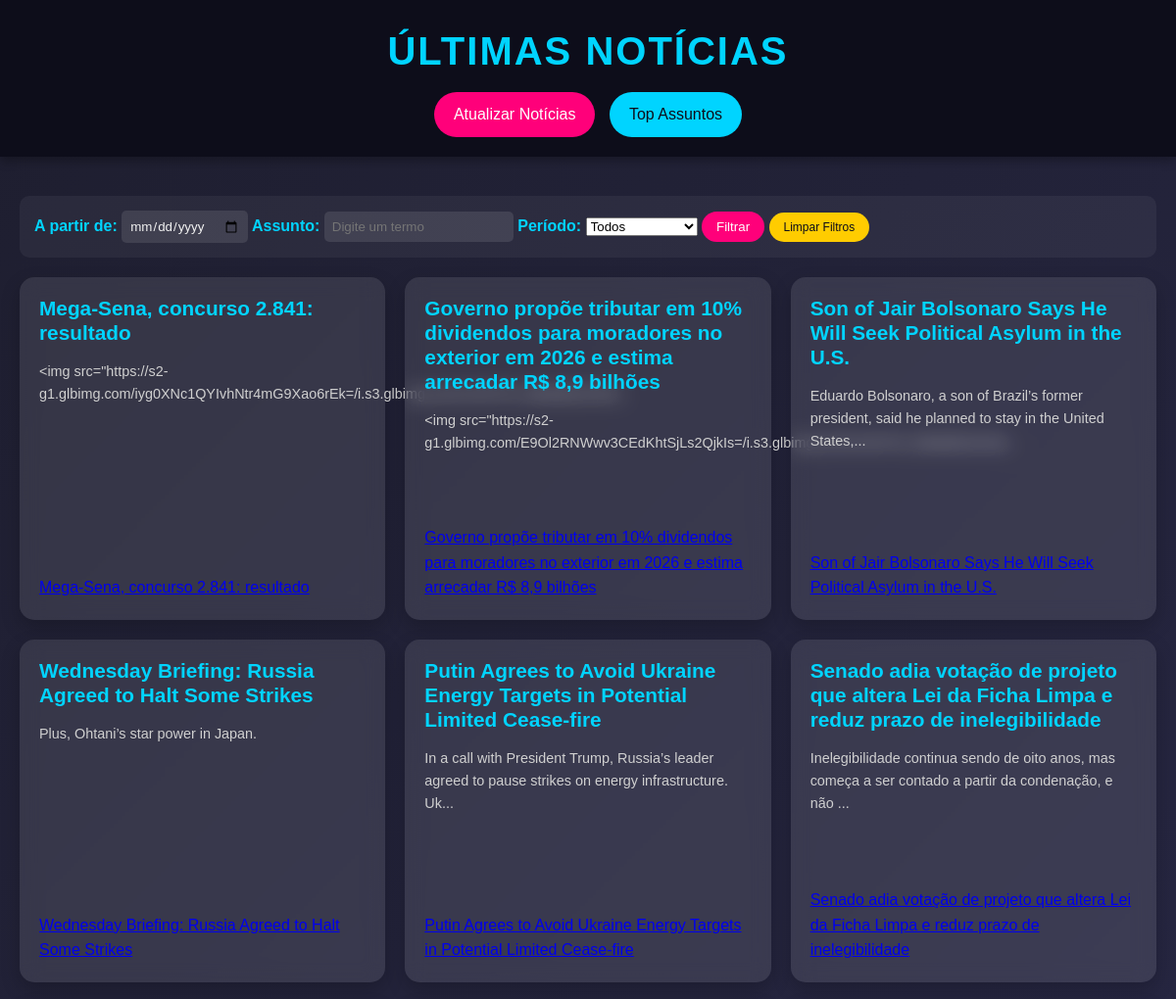
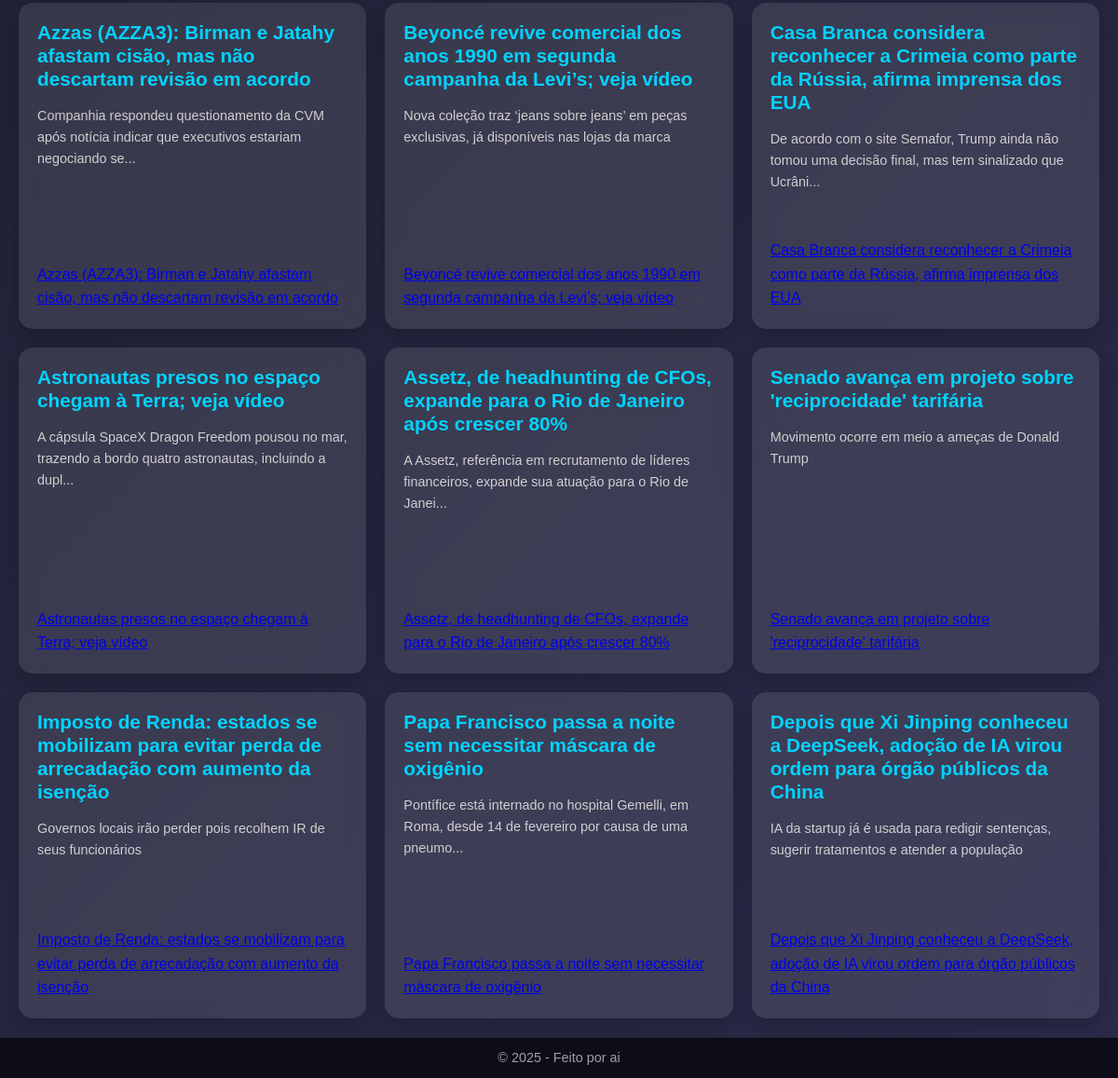
Before: / with the older database file (2 pictures, top to bottom).
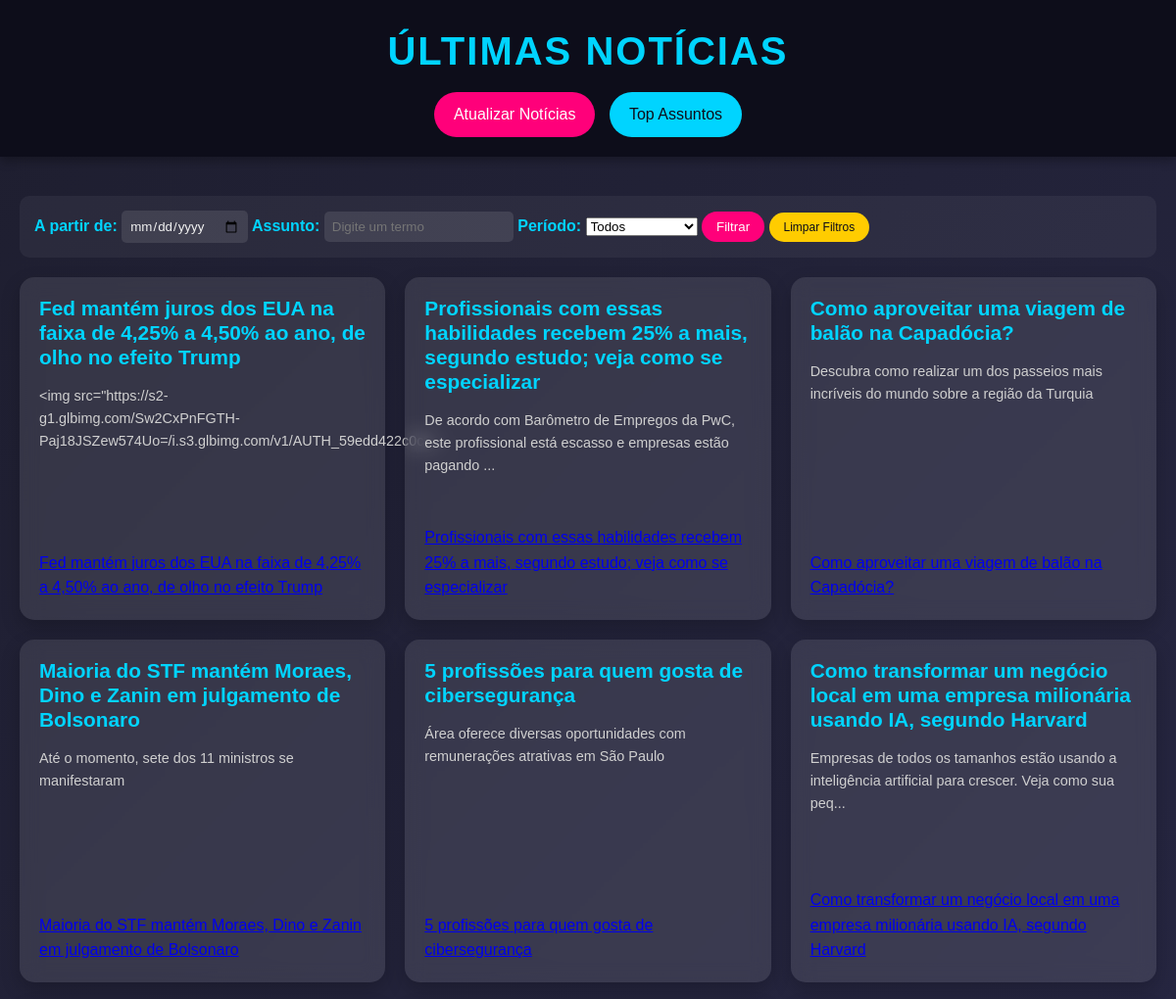
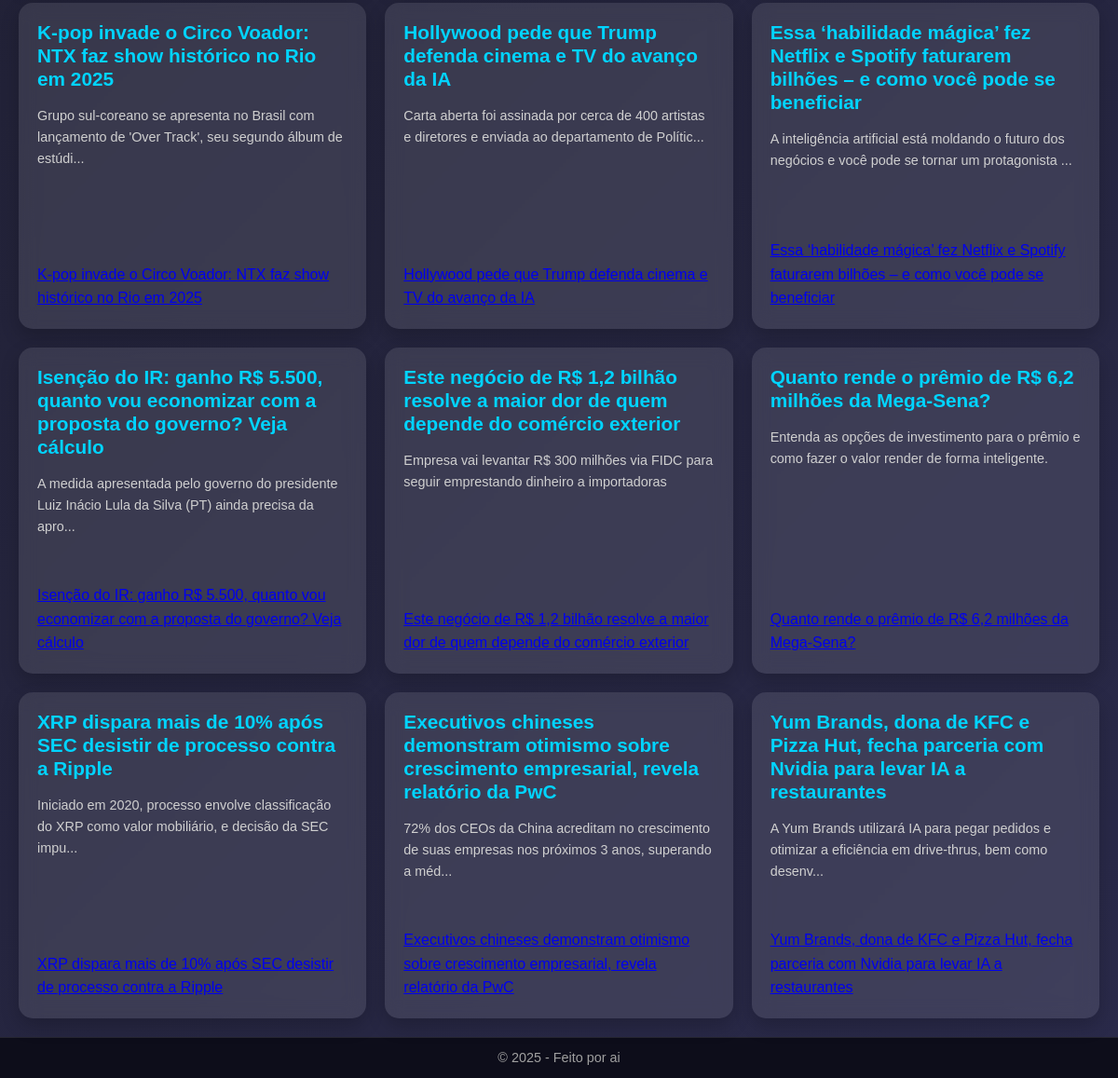
After: the same page with the newer database file (2 pictures, top to bottom).
### app/models.py (models this page shows)
class Noticia(db.Model):
    __tablename__ = 'Noticia'
    id = db.Column(db.Integer, primary_key=True)
    titulo = db.Column(db.String(200), nullable=False)
    conteudo = db.Column(db.Text, nullable=False)
    url = db.Column(db.String(500), unique=True, nullable=False)
    data_publicacao = db.Column(db.DateTime, nullable=False)

### app/routes.py (the view, shortened to what this page needs)
@bp.route('/', methods=['GET'])
def index():
    data_filtro = request.args.get('data', None)
    assunto_filtro = request.args.get('assunto', None)
    periodo = request.args.get('periodo', None)
    query = Noticia.query
    if data_filtro:
        try:
            data = datetime.strptime(data_filtro, '%Y-%m-%d')
            query = query.filter(db.func.date(Noticia.data_publicacao) >= data.date())
        except ValueError:
            pass
    if periodo == 'semana':
        data_inicio = datetime.now() - timedelta(days=7)
        query = query.filter(Noticia.data_publicacao >= data_inicio)
    elif periodo == 'mes':
        data_inicio = datetime.now() - timedelta(days=30)
        query = query.filter(Noticia.data_publicacao >= data_inicio)
    noticias = query.order_by(Noticia.data_publicacao.desc()).limit(15).all()
    return render_template('index.html', noticias=noticias)

### app/templates/index.html (shortened to what this page needs)
<!DOCTYPE html>
<html lang="pt-br">
<head>
    <link rel="stylesheet" href="{{ url_for('static', filename='styles.css') }}">
</head>
<body>
    <header>
        <h1>Últimas Notícias</h1>
        <a href="/atualizar" class="btn-atualizar">Atualizar Notícias</a>
        <a href="/dashboard" class="btn-dashboard">Top Assuntos</a>
    </header>
        <main>
        <section class="filtro-container">
            <form method="GET" action="/">
                <label for="data">A partir de:</label>
                <input type="date" id="data" name="data">
                <label for="assunto">Assunto:</label>
                <input type="text" id="assunto" name="assunto" placeholder="Digite um termo">
                <label for="periodo">Período:</label>
                <select id="periodo" name="periodo">
                    <option value="">Todos</option>
                </select>
                <button type="submit" class="btn-filtrar">Filtrar</button>
                <a href="/" class="btn-limpar">Limpar Filtros</a>
            </form>
        </section>
        <section class="noticias-container">
            {% for noticia in noticias %}
                <article class="noticia-card">
                    <h2>{{ noticia.titulo }}</h2>
                    <p>{{ noticia.conteudo[:100] + '...' if noticia.conteudo|length > 100 else noticia.conteudo }}</p>
                    <a href="{{ url_for('main.noticia_detalhe', id=noticia.id) }}">{{ noticia.titulo }}</a>                </article>
            {% endfor %}
        </section>
    </main>
    <footer>
        <p>© 2025 - Feito por ai</p>
    </footer>
</body>
</html>

Changed rows visible on the page:
no longer on this page (row unchanged): Noticia: titulo "Mega-Sena, concurso 2.841: resultado", conteudo "<img src=\"https://s2-g1.glbimg.com/iyg0XNc1QYIvhNtr4mG9Xao6rEk=/i.s3.glbimg.com/v1/AUTH_59edd422c0c8..."
no longer on this page (row unchanged): Noticia: titulo "Governo propõe tributar em 10% dividendos para moradores no exterior em 2026 e estima arrecadar R$ 8,9 bilhões", conteudo "<img src=\"https://s2-g1.glbimg.com/E9Ol2RNWwv3CEdKhtSjLs2QjkIs=/i.s3.glbimg.com/v1/AUTH_59edd422c0c8..."
no longer on this page (row unchanged): Noticia: titulo "Son of Jair Bolsonaro Says He Will Seek Political Asylum in the U.S.", conteudo "Eduardo Bolsonaro, a son of Brazil’s former president, said he planned to stay in the United States,..."
no longer on this page (row unchanged): Noticia: titulo "Wednesday Briefing: Russia Agreed to Halt Some Strikes", conteudo "Plus, Ohtani’s star power in Japan."
no longer on this page (row unchanged): Noticia: titulo "Putin Agrees to Avoid Ukraine Energy Targets in Potential Limited Cease-fire", conteudo "In a call with President Trump, Russia’s leader agreed to pause strikes on energy infrastructure. Uk..."
no longer on this page (row unchanged): Noticia: titulo "Senado adia votação de projeto que altera Lei da Ficha Limpa e reduz prazo de inelegibilidade", conteudo "Inelegibilidade continua sendo de oito anos, mas começa a ser contado a partir da condenação, e não ..."
no longer on this page (row unchanged): Noticia: titulo "Azzas (AZZA3): Birman e Jatahy afastam cisão, mas não descartam revisão em acordo", conteudo "Companhia respondeu questionamento da CVM após notícia indicar que executivos estariam negociando se..."
no longer on this page (row unchanged): Noticia: titulo "Beyoncé revive comercial dos anos 1990 em segunda campanha da Levi’s; veja vídeo", conteudo "Nova coleção traz ‘jeans sobre jeans’ em peças exclusivas, já disponíveis nas lojas da marca"
no longer on this page (row unchanged): Noticia: titulo "Casa Branca considera reconhecer a Crimeia como parte da Rússia, afirma imprensa dos EUA", conteudo "De acordo com o site Semafor, Trump ainda não tomou uma decisão final, mas tem sinalizado que Ucrâni..."
no longer on this page (row unchanged): Noticia: titulo "Astronautas presos no espaço chegam à Terra; veja vídeo", conteudo "A cápsula SpaceX Dragon Freedom pousou no mar, trazendo a bordo quatro astronautas, incluindo a dupl..."
no longer on this page (row unchanged): Noticia: titulo "Assetz, de headhunting de CFOs, expande para o Rio de Janeiro após crescer 80%", conteudo "A Assetz, referência em recrutamento de líderes financeiros, expande sua atuação para o Rio de Janei..."
no longer on this page (row unchanged): Noticia: titulo "Senado avança em projeto sobre 'reciprocidade' tarifária", conteudo "Movimento ocorre em meio a ameças de Donald Trump"
no longer on this page (row unchanged): Noticia: titulo "Imposto de Renda: estados se mobilizam para evitar perda de arrecadação com aumento da isenção", conteudo "Governos locais irão perder pois recolhem IR de seus funcionários"
no longer on this page (row unchanged): Noticia: titulo "Papa Francisco passa a noite sem necessitar máscara de oxigênio", conteudo "Pontífice está internado no hospital Gemelli, em Roma, desde 14 de fevereiro por causa de uma pneumo..."
no longer on this page (row unchanged): Noticia: titulo "Depois que Xi Jinping conheceu a DeepSeek, adoção de IA virou ordem para órgão públicos da China", conteudo "IA da startup já é usada para redigir sentenças, sugerir tratamentos e atender a população"
added Noticia: titulo "Fed mantém juros dos EUA na faixa de 4,25% a 4,50% ao ano, de olho no efeito Trump", conteudo "<img src=\"https://s2-g1.glbimg.com/Sw2CxPnFGTH-Paj18JSZew574Uo=/i.s3.glbimg.com/v1/AUTH_59edd422c0c8..."
added Noticia: titulo "Profissionais com essas habilidades recebem 25% a mais, segundo estudo; veja como se especializar", conteudo "De acordo com Barômetro de Empregos da PwC, este profissional está escasso e empresas estão pagando ..."
added Noticia: titulo "Como aproveitar uma viagem de balão na Capadócia?", conteudo "Descubra como realizar um dos passeios mais incríveis do mundo sobre a região da Turquia"
added Noticia: titulo "Maioria do STF mantém Moraes, Dino e Zanin em julgamento de Bolsonaro", conteudo "Até o momento, sete dos 11 ministros se manifestaram"
added Noticia: titulo "5 profissões para quem gosta de cibersegurança", conteudo "Área oferece diversas oportunidades com remunerações atrativas em São Paulo"
added Noticia: titulo "Como transformar um negócio local em uma empresa milionária usando IA, segundo Harvard", conteudo "Empresas de todos os tamanhos estão usando a inteligência artificial para crescer. Veja como sua peq..."
added Noticia: titulo "K-pop invade o Circo Voador: NTX faz show histórico no Rio em 2025", conteudo "Grupo sul-coreano se apresenta no Brasil com lançamento de 'Over Track', seu segundo álbum de estúdi..."
added Noticia: titulo "Hollywood pede que Trump defenda cinema e TV do avanço da IA", conteudo "Carta aberta foi assinada por cerca de 400 artistas e diretores e enviada ao departamento de Polític..."
added Noticia: titulo "Essa ‘habilidade mágica’ fez Netflix e Spotify faturarem bilhões – e como você pode se beneficiar", conteudo "A inteligência artificial está moldando o futuro dos negócios e você pode se tornar um protagonista ..."
added Noticia: titulo "Isenção do IR: ganho R$ 5.500, quanto vou economizar com a proposta do governo? Veja cálculo", conteudo "A medida apresentada pelo governo do presidente Luiz Inácio Lula da Silva (PT) ainda precisa da apro..."
added Noticia: titulo "Este negócio de R$ 1,2 bilhão resolve a maior dor de quem depende do comércio exterior", conteudo "Empresa vai levantar R$ 300 milhões via FIDC para seguir emprestando dinheiro a importadoras"
added Noticia: titulo "Quanto rende o prêmio de R$ 6,2 milhões da Mega-Sena?", conteudo "Entenda as opções de investimento para o prêmio e como fazer o valor render de forma inteligente."
added Noticia: titulo "XRP dispara mais de 10% após SEC desistir de processo contra a Ripple", conteudo "Iniciado em 2020, processo envolve classificação do XRP como valor mobiliário, e decisão da SEC impu..."
added Noticia: titulo "Executivos chineses demonstram otimismo sobre crescimento empresarial, revela relatório da PwC", conteudo "72% dos CEOs da China acreditam no crescimento de suas empresas nos próximos 3 anos, superando a méd..."
added Noticia: titulo "Yum Brands, dona de KFC e Pizza Hut, fecha parceria com Nvidia para levar IA a restaurantes", conteudo "A Yum Brands utilizará IA para pegar pedidos e otimizar a eficiência em drive-thrus, bem como desenv..."
